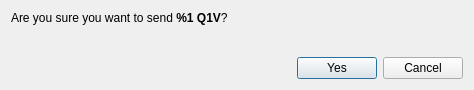
<?xml version="1.0" encoding="UTF-8"?>
<ui version="4.0">
 <class>ConfirmSendDialog</class>
 <widget class="QDialog" name="ConfirmSendDialog">
  <property name="windowModality">
   <enum>Qt::ApplicationModal</enum>
  </property>
  <property name="geometry">
   <rect>
    <x>0</x>
    <y>0</y>
    <width>474</width>
    <height>90</height>
   </rect>
  </property>
  <property name="windowTitle">
   <string>Confirm sending %1 Q1V</string>
  </property>
  <layout class="QVBoxLayout" name="verticalLayout">
   <item>
    <layout class="QVBoxLayout" name="verticalLayout_2">
     <item>
      <widget class="QLabel" name="m_confirmLabel">
       <property name="text">
        <string>&lt;html&gt;&lt;head/&gt;&lt;body&gt;&lt;p&gt;Are you sure you want to send &lt;strong&gt;%1 Q1V&lt;/strong&gt;?&lt;/p&gt;&lt;/body&gt;&lt;/html&gt;</string>
       </property>
       <property name="textFormat">
        <enum>Qt::RichText</enum>
       </property>
      </widget>
     </item>
     <item>
      <widget class="QLabel" name="m_paymentIdLabel">
       <property name="text">
        <string/>
       </property>
       <property name="textFormat">
        <enum>Qt::RichText</enum>
       </property>
      </widget>
     </item>
    </layout>
   </item>
   <item>
    <spacer name="verticalSpacer">
     <property name="orientation">
      <enum>Qt::Vertical</enum>
     </property>
     <property name="sizeHint" stdset="0">
      <size>
       <width>20</width>
       <height>40</height>
      </size>
     </property>
    </spacer>
   </item>
   <item>
    <layout class="QHBoxLayout" name="horizontalLayout_2">
     <item>
      <spacer name="horizontalSpacer">
       <property name="orientation">
        <enum>Qt::Horizontal</enum>
       </property>
       <property name="sizeHint" stdset="0">
        <size>
         <width>40</width>
         <height>20</height>
        </size>
       </property>
      </spacer>
     </item>
     <item>
      <widget class="QPushButton" name="m_okButton">
       <property name="text">
        <string>Yes</string>
       </property>
       <property name="icon">
        <iconset resource="../../resources.qrc">
         <normaloff>:/icons/transaction</normaloff>:/icons/transaction</iconset>
       </property>
      </widget>
     </item>
     <item>
      <widget class="QPushButton" name="m_cancelButton">
       <property name="text">
        <string>Cancel</string>
       </property>
       <property name="icon">
        <iconset resource="../../resources.qrc">
         <normaloff>:/icons/cancel</normaloff>:/icons/cancel</iconset>
       </property>
      </widget>
     </item>
    </layout>
   </item>
  </layout>
 </widget>
 <resources>
  <include location="../../resources.qrc"/>
 </resources>
 <connections>
  <connection>
   <sender>m_okButton</sender>
   <signal>clicked()</signal>
   <receiver>ConfirmSendDialog</receiver>
   <slot>accept()</slot>
   <hints>
    <hint type="sourcelabel">
     <x>500</x>
     <y>62</y>
    </hint>
    <hint type="destinationlabel">
     <x>276</x>
     <y>44</y>
    </hint>
   </hints>
  </connection>
  <connection>
   <sender>m_cancelButton</sender>
   <signal>clicked()</signal>
   <receiver>ConfirmSendDialog</receiver>
   <slot>reject()</slot>
   <hints>
    <hint type="sourcelabel">
     <x>417</x>
     <y>62</y>
    </hint>
    <hint type="destinationlabel">
     <x>276</x>
     <y>44</y>
    </hint>
   </hints>
  </connection>
 </connections>
</ui>
